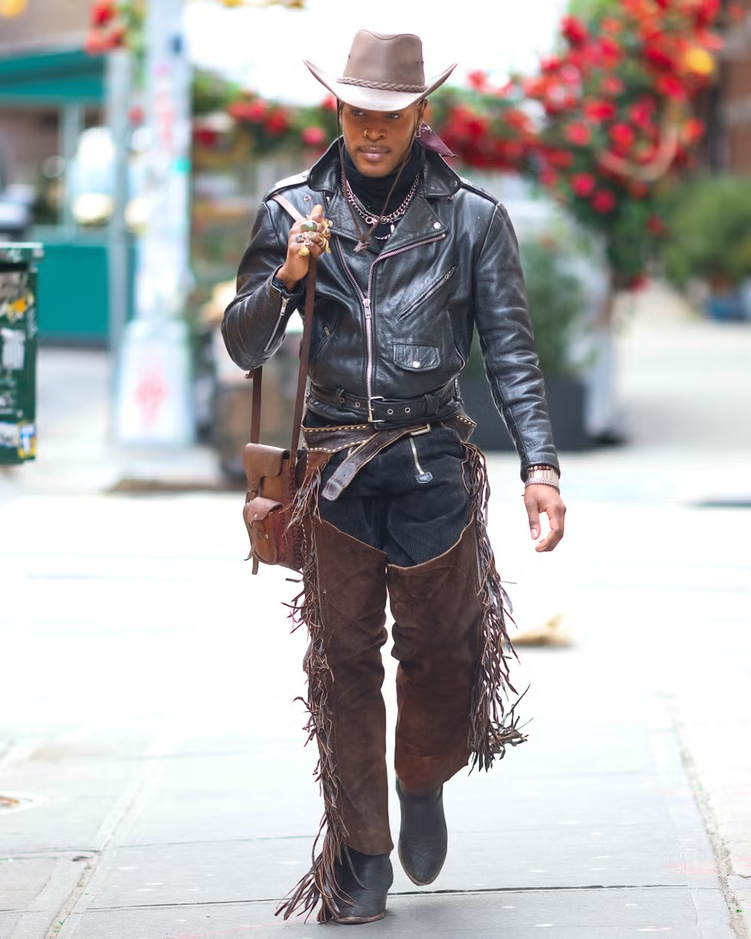
#> input picture person.jpg, 751 x 939 px, shrunk from 980 x 1225 before the run
$ python estimate_light_direction.py person.jpg
#> lines starting #> are read from the running program, lines starting #| are printed output that depends on the picture
import cv2
import numpy as np
import math

def estimate_direction(mask_path):
    # 1. Load hard-shadow mask (white = shadow)
#> called with mask_path = 'person.jpg'
    mask = cv2.imread(mask_path, cv2.IMREAD_GRAYSCALE)
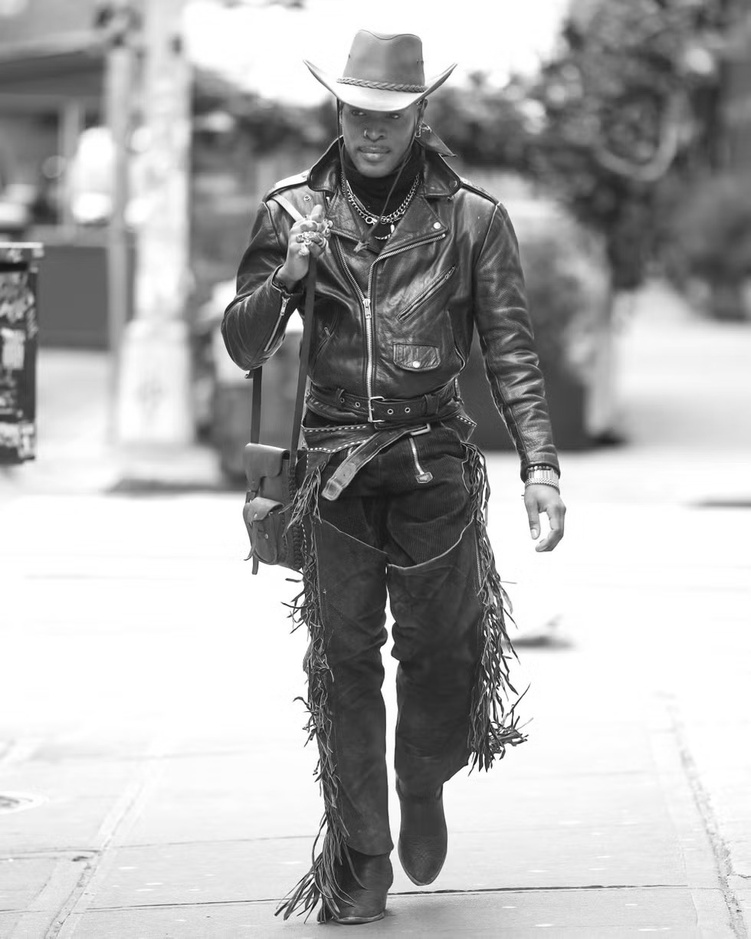
#> mask: shape (939, 751); min 0, max 255, mean 172.7
    if mask is None:
        raise FileNotFoundError(f"Couldn’t read '{mask_path}'")

    # 2. Extract coordinates of shadow pixels
    ys, xs = np.nonzero(mask)
    pts = np.stack([xs, ys], axis=1).astype(np.float32)
#> pts = 705188 pairs, first value 0 to 750, second value 0 to 938
    if len(pts) < 10:
        raise ValueError("Not enough shadow pixels detected.")

    # 3. Center and compute covariance
    mean = pts.mean(axis=0)
#> mean = [374.5, 469]
    centered = pts - mean
#> centered = 705188 pairs, first value -374.5 to 375.5, second value -469 to 469
    cov = np.cov(centered, rowvar=False)
#> cov = [[47000.1, 0.00123], [0.00123, 73476.9]]

    # 4. PCA: largest eigenvector = main shadow direction
    eigvals, eigvecs = np.linalg.eigh(cov)
#> eigvals = [47000.1, 73476.9]; eigvecs = [[-1, 4.66e-08], [4.66e-08, 1]]
    principal = eigvecs[:, np.argmax(eigvals)]
#> principal = [4.66e-08, 1]

    # 5. Sun’s 2D direction is opposite the shadow axis
    sun_dir = -principal
#> sun_dir = [-4.66e-08, -1]
    sun_dir /= np.linalg.norm(sun_dir)

    # 6. Azimuth angle (deg) in image coords (0° = right, +ccw)
    angle = math.degrees(math.atan2(sun_dir[1], sun_dir[0]))
#> angle = -90

    return sun_dir, angle

if __name__ == "__main__":
    import argparse
    p = argparse.ArgumentParser()
    p.add_argument("mask", help="hard-shadow mask PNG")
    args = p.parse_args()

    dir2d, az = estimate_direction(args.mask)
#> dir2d = [-4.66e-08, -1]; az = -90
    print(f"Estimated sun direction (x, y) = ({dir2d[0]:+.3f}, {dir2d[1]:+.3f})")
#| Estimated sun direction (x, y) = (-0.000, -1.000)
    print(f"Azimuth angle (image coords) = {az:.1f}° ⟶ 0°=→, +90°=↑, +180°=←, –90°=↓")
#| Azimuth angle (image coords) = -90.0° ⟶ 0°=→, +90°=↑, +180°=←, –90°=↓
    print("\n⚠️ This gives only the 2D (in-plane) direction.  ")
    print("To get elevation (altitude) you’d need an object height vs. its shadow length.")
